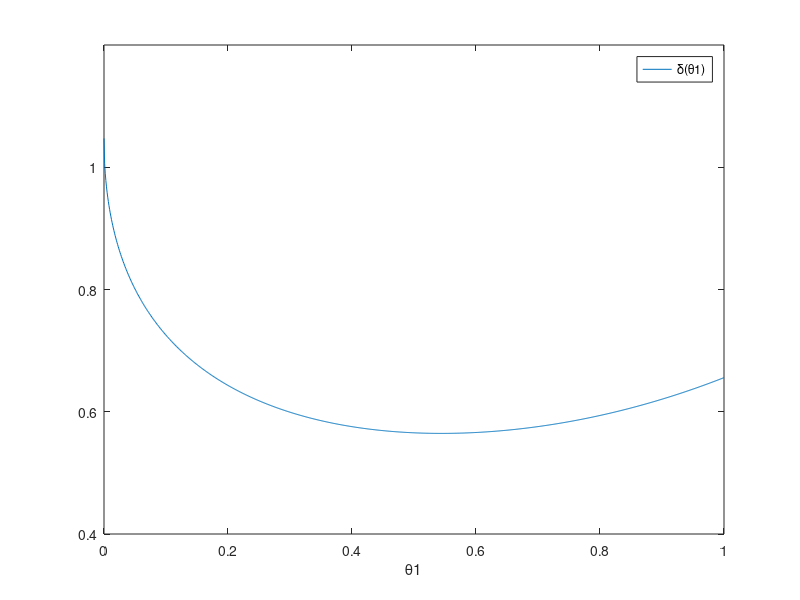

This figure's MATLAB source:
% G4PRISM

% Graph of the angle of deviation for refraction on a prism
% depending on the angle of incidence

% ?1 is the angle of incidence with respect to the normal
% ?1 is the angle of deviation
% n is the refractive index and A is the apex angle.

function G4PRISM;
Theta1 = (0:0.001:1);
n = 2;
A = ((2*pi)/360)*30;
Delta = Theta1+ asin(sqrt(n^2-(sin(Theta1)).^2)*sin(A)-sin(Theta1)*cos(A))-A;

figure(1);
plot(Theta1,Delta);
axis([0 1 0.4 1.2]);
xlabel('\theta1');
legend('\delta(\theta1)');
